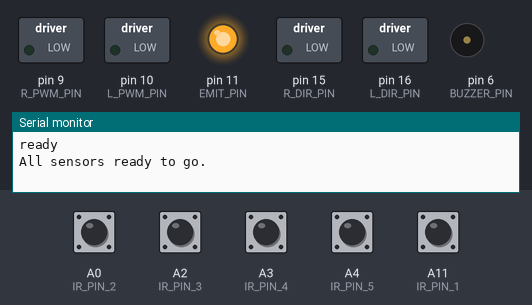
The sketch below on a simulated Arduino Mega 2560, built with avr-gcc and run on an emulated ATmega2560. Parts: switched loads named in the sketch (green lamp = pin HIGH), output pins drawn as LEDs (lit = HIGH), buzzer (waves = sounding, pin HIGH), the last lines printed to the serial monitor. The inputs (shaded band) are chosen by the test bench; at power-on: A0 (IR_PIN_2), A2 (IR_PIN_3), A3 (IR_PIN_4), A4 (IR_PIN_5), A11 (IR_PIN_1) HIGH.

Above: at 0.1 s.
At 7.6 s:
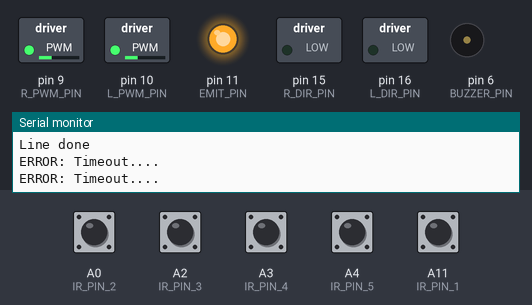
Timing chart, 0 to 9.1 s (numbered marks = the images above):
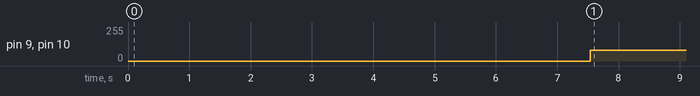

The sketch:

line_follow_v3_calibrated.ino
```cpp
/*Robotic Systems Lab 4 - Line Following
 * This is a weoghted model that also features calibration of the sensors to ensure even performance
 * when turning in both directions.
 *
 * TRY CS 50 MIT COURSE!!!
 */

#include "IRSense.h"
#include "motors_v2.h"
#include "buzz.h"

//Setup buzzer
buzz buzz;

//Setup IR Sensors
byte sensor_select = 3;
byte EMIT_STATE = 1;
int time_out = 5000;
int IR_output[5];
bool line_stat = false;
IRSense linesensor;

//Setup calibration
float IR_calibrated[5];
float si[3];
int di[3];
int n = 50;

//Setup motors
int MIN_SPEED = 0;
int MAX_SPEED = 100;
int Lpwm;
int Rpwm;
Motors_c motors;

//Control Parameters
unsigned long LS_MAX_TIME = 100;
float IR_sensitivity = 0.05;
float pwm_norm = 80;
float gain = 60;
unsigned long ls_ts;

void setup() {
  Serial.begin(9600);
  while(!Serial);
  Serial.println("ready");

  linesensor.initiate(sensor_select, EMIT_STATE, time_out);
  motors.initiate(MIN_SPEED, MAX_SPEED);
  delay(500);
  calibrateIR();
}

void loop() {
  unsigned long loop_time = micros();
  unsigned long current_ts = millis();
  unsigned long elapsed_time = current_ts - ls_ts;


  if (elapsed_time > LS_MAX_TIME) {

    linesensor.IRread(IR_output);

    IR_calibrated[1] = (IR_output[1] - di[0])*si[0];
    IR_calibrated[2] = (IR_output[2] - di[1])*si[1];
    IR_calibrated[3] = (IR_output[3] - di[2])*si[2];

    /*Serial.print(IR_calibrated[1],3);
    Serial.print(",");
    Serial.print(IR_calibrated[2],3);
    Serial.print(",");
    Serial.print(IR_calibrated[3],3);
    Serial.println(" ");*/

    lineFollowingBehaviour(gain, IR_sensitivity);

    ls_ts = millis();
  }
}

void calibrateIR() {
  //Calibration specifically for line reading - includes 'Find the line' protocol
  //1 Start on floor surface and get 100 readings
  int floor_IR_1[n];
  int floor_IR_2[n];
  int floor_IR_3[n];
  for (int i = 0; i < n; i++) {
    linesensor.IRread(IR_output);
    floor_IR_1[i] = IR_output[1];
    floor_IR_2[i] = IR_output[2];
    floor_IR_3[i] = IR_output[3];
  }
  Serial.println("Floor_done - move to line");
  //buzz.beep_once(1000);
  delay(5000);

  //2 Move to line surface (the line) and repeat
  int line_IR_1[n];
  int line_IR_2[n];
  int line_IR_3[n];
  for (int i = 0; i < n; i++) {
    linesensor.IRread(IR_output);
    line_IR_1[i] = IR_output[1];
    line_IR_2[i] = IR_output[2];
    line_IR_3[i] = IR_output[3];
  }
  Serial.println("Line done");
  //buzz.beep_once(500);

  //3 Derive the offset bias from the minimum white light reading
  di[0] = minarray(floor_IR_1);
  di[1] = minarray(floor_IR_2);
  di[2] = minarray(floor_IR_3);

  //4 Derive the scaling factor from the reading range (difference between min and max readings)
  si[0] = 1.0000/(average(line_IR_1)-average(floor_IR_1));
  si[1] = 1.0000/(average(line_IR_2)-average(floor_IR_2));
  si[2] = 1.0000/(average(line_IR_3)-average(floor_IR_3));
}

float average(int myarray[50]) {
  int total = 0;
  for (int i = 0; i < (sizeof(myarray) / sizeof(myarray[0])); i++) {
     total += myarray[i];
  }
  return total/(sizeof(myarray) / sizeof(myarray[0]));
}

int minarray(int myarray[50]) {
  int minVal = myarray[0];
  for (int i = 0; i < (sizeof(myarray) / sizeof(myarray[0])); i++) {
    if (myarray[i] < minVal) {
      minVal = myarray[i];
    }
  }
  return minVal;
}

void findtheline() {
  while (line_stat == false) {
    motors.setMotorPower(pwm_norm, pwm_norm);
    linesensor.IRread(IR_output);
    if (IR_output[1] > 800 && IR_output[2] > 800 && IR_output[3] > 800) {
      line_stat = true;
      motors.setMotorPower(0 , 0);
    }
  }
}

float eline() {
  linesensor.IRread(IR_output);
  int total_activation = IR_calibrated[1] + IR_calibrated[2] + IR_calibrated[3]; //Total of three forward sensor readings
  float w_L = (IR_calibrated[1] + (IR_calibrated[2]*0.5)) / total_activation; //Weight left side sensors
  float w_R = (IR_calibrated[3] + (IR_calibrated[2]*0.5))/total_activation; //Weight right side sensors
  float e_l = w_R - w_L;
  return e_l;
}

void lineFollowingBehaviour(float gain, float IR_sensitivity) {
  float e_l = eline();
  float turn_pwm = e_l*gain;
  //Serial.println(turn_pwm);

  if (e_l > IR_sensitivity) {
    Lpwm = pwm_norm;
    Rpwm = pwm_norm-turn_pwm;
  }
  else if (e_l < -IR_sensitivity) {
    Lpwm = pwm_norm+turn_pwm;
    Rpwm = pwm_norm;
  }
  else {
    Lpwm = pwm_norm;
    Rpwm = pwm_norm;
  }
  /*Serial.println(Lpwm);
  Serial.println(Rpwm);
  Serial.println("");*/
  motors.setMotorPower(Lpwm,Rpwm);
}
```

IRSense.h
```cpp
/*Class file for Pololu IR Sensor Control
Author: Henry Hickson
Date: 07/10/21
References: Robotic Systems Lab Sheet 3
Notes:
- IR sensors work through a capacitor discharge method
- The capacitor is first loaded with charge (digitalWrite HIGH)
- It then discharges at a rate determined by the IR sensor
- More IR light, faster discharge
- There is a discharge threshold of 1.5v, at which point the digital switches to LOW
- This is analogue to digital conversion
- By measuring time taken to switch, we have a measure of IR reflected

To initiate the user must first specify the following:
- Sensor_select - choose option 1, 2 or 3 for amount of sensors to use
- EMIT_STATE - turn IR LEDs on or off
- time_out - time out time on readings

To read the user must provide a array[5] to be filled with the outputted data
- IRread(array[5])
*/

#ifndef _IRSense_h
#define _IRSense_h

class IRSense {
   public:
       #define IR_PIN_1 A11
       #define IR_PIN_2 A0
       #define IR_PIN_3 A2
       #define IR_PIN_4 A3
       #define IR_PIN_5 A4
       #define EMIT_PIN 11

       byte _NB_IR_PINS = 5;
       int _time_out;
       int ls_pin[5]; //Note that we could use a pointer and the new command for dynamic memory instead
                      //here but for the sake of two integers it's not really needed so instead use max
       unsigned long end_time[5];
       byte which;

      IRSense() {
      }

      void initiate(byte sensor_select, byte EMIT_STATE, int time_out) {

          if(sensor_select == 1) {
            ls_pin[0] = IR_PIN_1;
            ls_pin[4] = IR_PIN_5;
            Serial.println("Outer sensors only ready to go");
          } else if (sensor_select == 2) {
            ls_pin[1] = IR_PIN_2;
            ls_pin[2] = IR_PIN_3;
            ls_pin[3] = IR_PIN_4;
            Serial.println("Inner sensors only ready to go");
          } else if (sensor_select == 3) {
            ls_pin[0] = IR_PIN_1;
            ls_pin[1] = IR_PIN_2;
            ls_pin[2] = IR_PIN_3;
            ls_pin[3] = IR_PIN_4;
            ls_pin[4] = IR_PIN_5;
            Serial.println("All sensors ready to go.");
          } else {
            Serial.println("Error: Sensor select must be 1 (outer sensors only), 2 (middle sensors only) or 3 (all sensors)");
            return;
          }

          _time_out = time_out;

          pinMode(11,OUTPUT);
          if (EMIT_STATE == 0 || EMIT_STATE == 1) {
            digitalWrite(11,EMIT_STATE);
          } else {
            Serial.println("Error: EMIT_STATE must be 0 (IR LED switched off) or 1 (IR LED switched on)");
          }
      }

      int* IRread(int ARRAY[5]) { //By using a pointer function we can update the existing array IR_output
           bool done = false;
           unsigned long start_time = micros();

           for (which = 0; which < _NB_IR_PINS; which++) {
            if (ls_pin[which] != 0) {
                pinMode(ls_pin[which], OUTPUT);
                digitalWrite(ls_pin[which], HIGH);
                pinMode(ls_pin[which], INPUT);
                end_time[which] = start_time;
            }
           }

           delayMicroseconds(10);

           while (done == false) {
            for (which = 0; which < _NB_IR_PINS; which++) {
                if (digitalRead(ls_pin[which]) == 0 && end_time[which] == start_time) {
                    end_time[which] = micros();
                }
            }

           if (end_time[0] != start_time && end_time[1] != start_time && end_time[2] != start_time && end_time[3] != start_time && end_time[4] != start_time) {
             done=true;
           }

           if ((micros()-start_time) >= _time_out) {
             Serial.println("ERROR: Timeout....");
             done=true;
           }
           }

           ARRAY[0] = (end_time[0]-start_time);
           ARRAY[1] = (end_time[1]-start_time);
           ARRAY[2] = (end_time[2]-start_time);
           ARRAY[3] = (end_time[3]-start_time);
           ARRAY[4] = (end_time[4]-start_time);
           return ARRAY;
        }
 };

 #endif
```

buzz.h
```cpp
/*Class file for Pololu IR Sensor Control
Author: Henry Hickson
Date: 14/10/21
References: Robotic Systems Lab Sheet 1
*/

#ifndef _buzz_h
#define _buzz_h


class buzz {
   public:
      #define BUZZER_PIN 6

      buzz() {
        pinMode(BUZZER_PIN, OUTPUT);
      }

      void beep(int toggle_duration) {
  	digitalWrite(BUZZER_PIN, HIGH);
  	delayMicroseconds(toggle_duration);
  	digitalWrite(BUZZER_PIN, LOW);
  	delayMicroseconds(toggle_duration);
      }

  	void beep_once(int pitch) {
  	  for (int i = 0; i < 500; i++) {
  	     beep(pitch);
  	  }
  	}
 };

 #endif
```

motors_v2.h
```cpp
/*Class file for Pololu Motor Control
Author: Henry Hickson
Date: 04/10/21
References: Robotic Systems Lab Sheet 2
*/

#ifndef _MOTORS_H
#define _MOTORS_H

class Motors_c {
   public:

   #define L_PWM_PIN 10
   #define L_DIR_PIN 16
   #define R_PWM_PIN 9
   #define R_DIR_PIN 15
   byte LDIR = 0;
   byte RDIR = 0;
   int _MIN_SPEED;
   int _MAX_SPEED;

      Motors_c() {
      }

      void initiate(int MIN_SPEED, int MAX_SPEED) {
      	pinMode(L_PWM_PIN, OUTPUT);
      	pinMode(L_DIR_PIN, OUTPUT);
      	pinMode(R_PWM_PIN, OUTPUT);
      	pinMode(R_DIR_PIN, OUTPUT);
      	_MIN_SPEED = MIN_SPEED;
      	_MAX_SPEED = MAX_SPEED;
      }

      void setMotorPower(float Lpwm, float Rpwm) { //This function turns the motors, L and R
  	if (abs(Lpwm) < _MIN_SPEED || abs(Lpwm) > _MAX_SPEED || abs(Rpwm) < _MIN_SPEED || abs(Rpwm) > _MAX_SPEED) {
    	   Serial.println ("Error! Outside of acceptable motor range!");
    	   return;
    	}
  	if (abs(Lpwm) != Lpwm) {
   	  LDIR = 255;
  	}
  	else if (abs(Lpwm) == Lpwm) {
  	  LDIR = 0;
  	}
  	if (abs(Rpwm) != Rpwm) {
   	  RDIR = 255;
  	}
  	else if (abs(Rpwm) == Rpwm) {
  	  RDIR = 0;
  	}
  	analogWrite(L_DIR_PIN, LDIR);
  	analogWrite(R_DIR_PIN, RDIR);
   	analogWrite(L_PWM_PIN, abs(Lpwm));
  	analogWrite(R_PWM_PIN, abs(Rpwm));
      }

      void stopMotors() {
  	analogWrite(L_PWM_PIN, 0);
  	analogWrite(R_PWM_PIN, 0);
      }
 };

 #endif
```

Measured:
- by itself, pin 9 (R_PWM_PIN), pin 10 (L_PWM_PIN): 0/255 → 80/255 at 7.5 s
